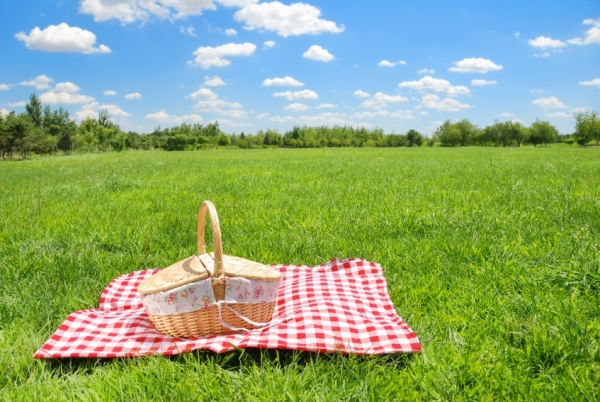
%> input picture Picnic.jpg, 600 x 402 px
$ octave --eval "result = energy_image(imread('Picnic.jpg'));"   (GNU Octave 9; MATLAB toolbox functions it lacks are replaced by stand-ins)
%> lines starting %> are read from the running program, lines starting %| are printed output that depends on the picture
function [ energyImg ] = energy_image(im)
%UNTITLED2 Summary of this function goes here
%   Detailed explanation goes here

%creates energyMatrix, initializes to 0
im = rgb2gray(im);
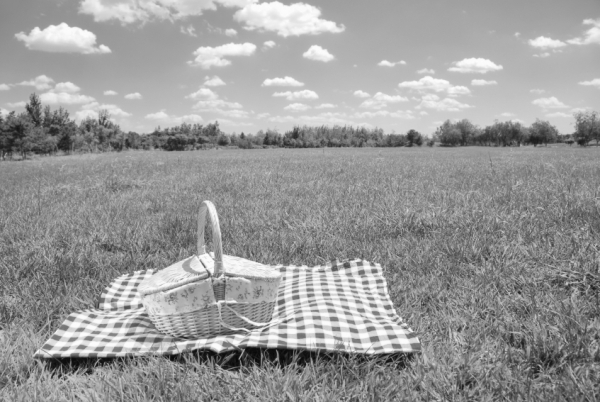
%> im: size 402x600 uint8; min 8, max 253, mean 153.7
[myGradx,myGrady] = imgradientxy(im2double(im));
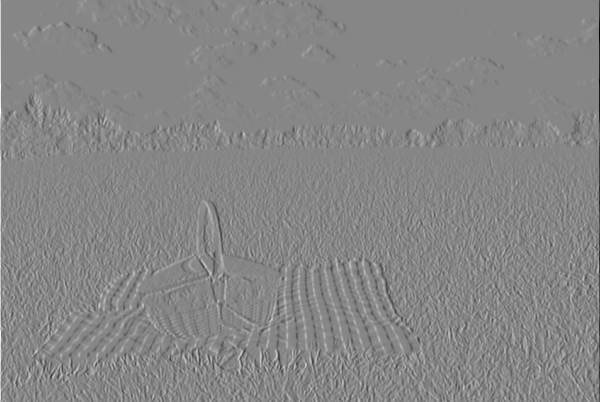
%> myGradx: size 402x600 double; min -3.69, max 3.31, mean 0.000135; drawn with min black and max white
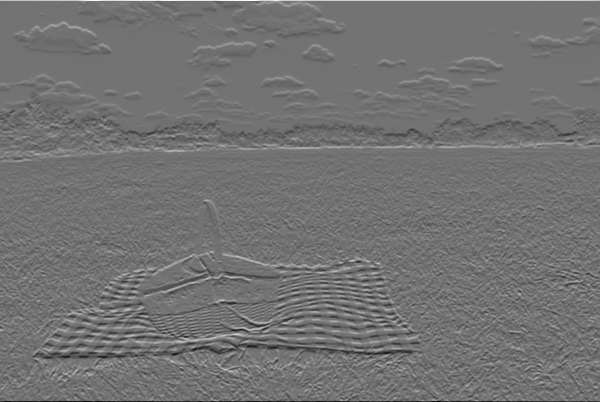
%> myGrady: size 402x600 double; min -3.07, max 3.76, mean -0.00162; drawn with min black and max white
energyImg = sqrt((myGradx.^2) + (myGrady.^2));
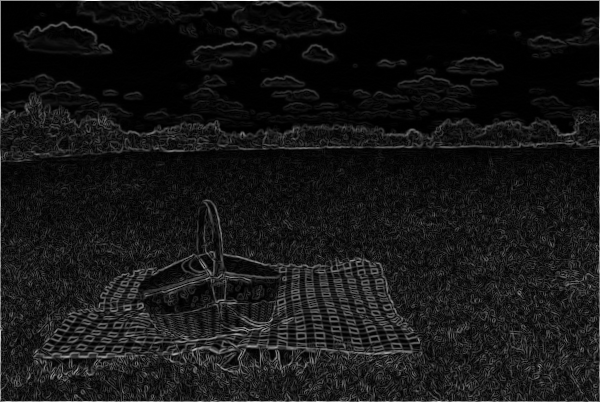
%> energyImg: size 402x600 double; min 0, max 3.76, mean 0.336; drawn with min black and max white

end

$ run again, on Kanye.jpg
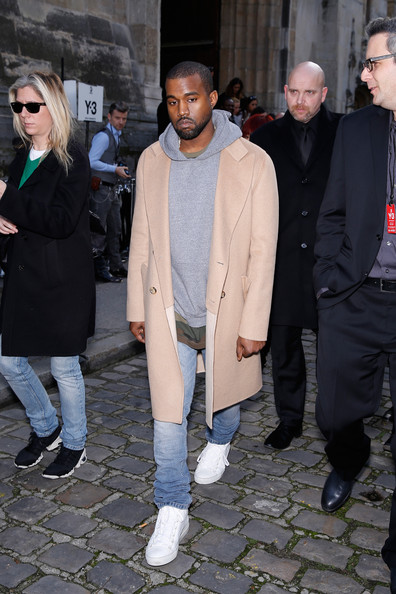
%> input picture Kanye.jpg, 396 x 594 px
%> in energy_image, `[myGradx,myGrady] = imgradientxy(im2double(im));`:
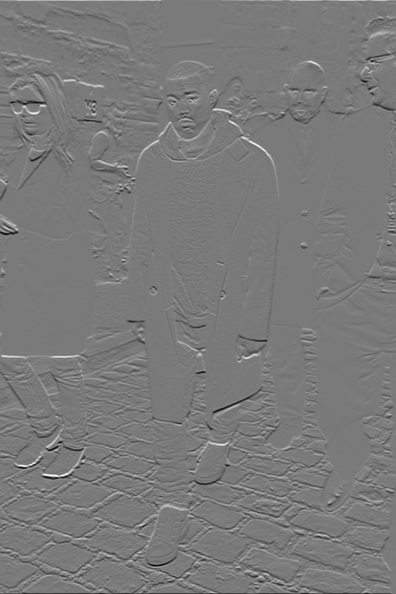
%> myGrady: size 594x396 double; min -3.12, max 3.38, mean 0.00076; drawn with min black and max white
%> in energy_image, `energyImg = sqrt((myGradx.^2) + (myGrady.^2));`:
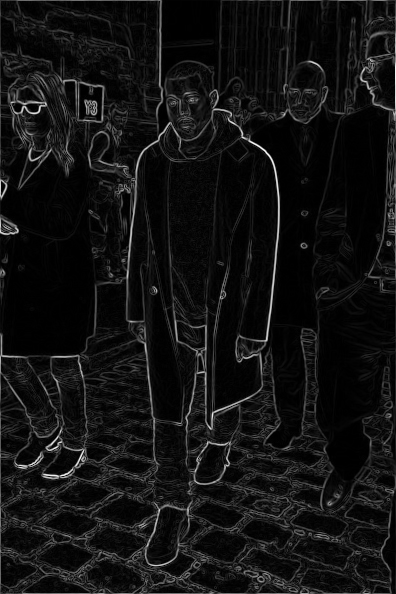
%> energyImg: size 594x396 double; min 0, max 3.54, mean 0.257; drawn with min black and max white

$ run again, on beach.jpg
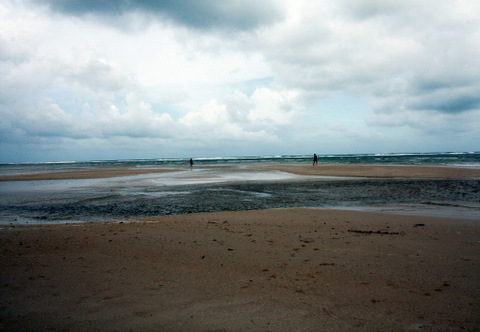
%> input picture beach.jpg, 480 x 332 px
%> in energy_image, `[myGradx,myGrady] = imgradientxy(im2double(im));`:
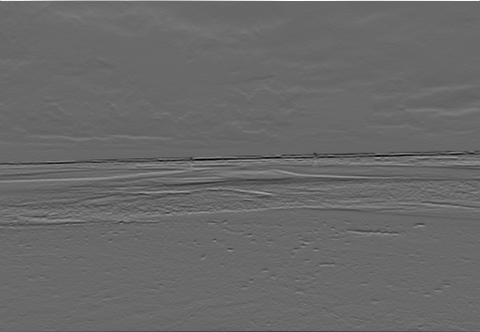
%> myGrady: size 332x480 double; min -2.83, max 3.98, mean -0.00705; drawn with min black and max white
%> in energy_image, `energyImg = sqrt((myGradx.^2) + (myGrady.^2));`:
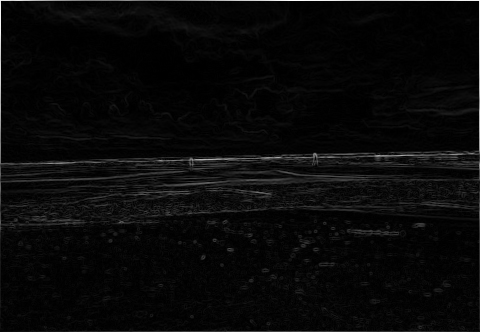
%> energyImg: size 332x480 double; min 0, max 4, mean 0.146; drawn with min black and max white
